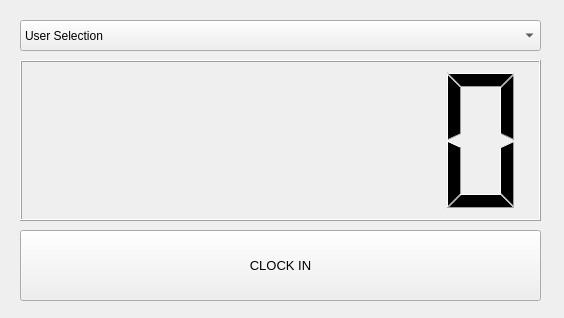
<?xml version="1.0" encoding="UTF-8"?>
<ui version="4.0">
 <class>MainWindow</class>
 <widget class="QMainWindow" name="MainWindow">
  <property name="geometry">
   <rect>
    <x>0</x>
    <y>0</y>
    <width>564</width>
    <height>318</height>
   </rect>
  </property>
  <property name="windowTitle">
   <string>MainWindow</string>
  </property>
  <widget class="QWidget" name="centralWidget">
   <widget class="QPushButton" name="pushButton">
    <property name="geometry">
     <rect>
      <x>20</x>
      <y>230</y>
      <width>521</width>
      <height>71</height>
     </rect>
    </property>
    <property name="font">
     <font>
      <pointsize>10</pointsize>
     </font>
    </property>
    <property name="text">
     <string>CLOCK IN</string>
    </property>
   </widget>
   <widget class="QLCDNumber" name="lcdNumber">
    <property name="geometry">
     <rect>
      <x>20</x>
      <y>60</y>
      <width>521</width>
      <height>161</height>
     </rect>
    </property>
    <property name="digitCount">
     <number>6</number>
    </property>
    <property name="value" stdset="0">
     <double>0.000000000000000</double>
    </property>
   </widget>
   <widget class="QComboBox" name="comboBox">
    <property name="geometry">
     <rect>
      <x>20</x>
      <y>20</y>
      <width>521</width>
      <height>31</height>
     </rect>
    </property>
    <item>
     <property name="text">
      <string>User Selection</string>
     </property>
    </item>
    <item>
     <property name="text">
      <string>Kadyn</string>
     </property>
    </item>
    <item>
     <property name="text">
      <string>Sebastian</string>
     </property>
    </item>
   </widget>
  </widget>
 </widget>
 <layoutdefault spacing="6" margin="11"/>
 <resources/>
 <connections/>
</ui>
